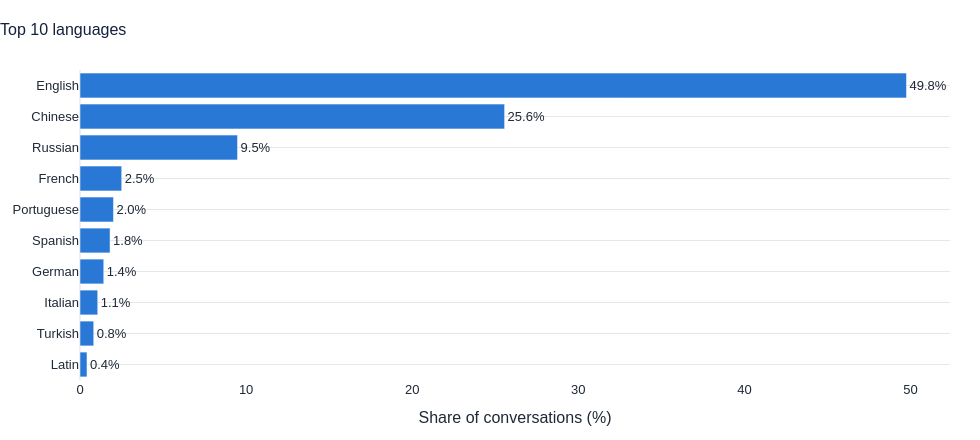
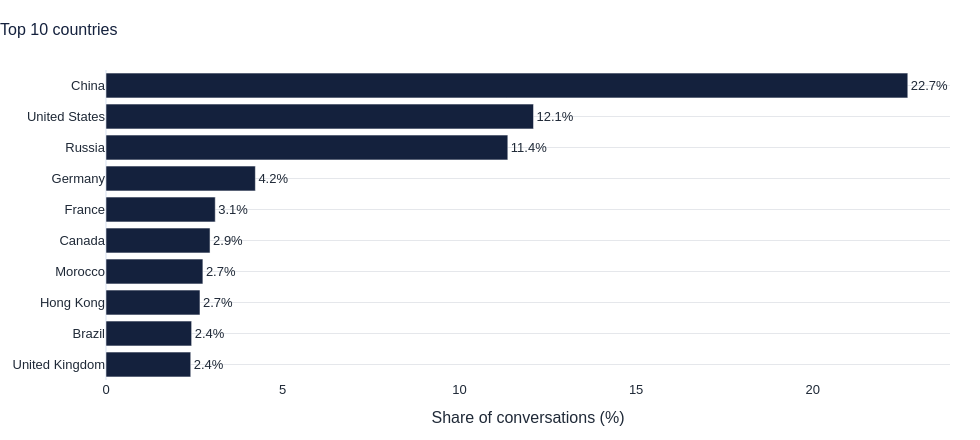

Notebook cell for these charts, in order:
### Markdown cell above
# 10. Language and country

### Code cell
lang = sql("select * from gold_language_mix limit 10")
fig = go.Figure(go.Bar(y=lang.language, x=100 * lang.share, orientation="h", marker_color=BLUE,
                       text=[pct(v) for v in lang.share], textposition="outside"))
fig.update_yaxes(autorange="reversed")
style(fig, "Top 10 languages", xtitle="Share of conversations (%)").show()

ctry = sql("select * from gold_country_mix limit 10")
fig = go.Figure(go.Bar(y=ctry.country, x=100 * ctry.share, orientation="h", marker_color=NAVY,
                       text=[pct(v) for v in ctry.share], textposition="outside"))
fig.update_yaxes(autorange="reversed")
style(fig, "Top 10 countries", xtitle="Share of conversations (%)").show()

n_lang = int(con.sql("select count(distinct language) from valid_conversations").fetchone()[0])
n_ctry = int(con.sql("select count(distinct country) from valid_conversations").fetchone()[0])
md(f"The logs hold {n_lang} languages and {n_ctry} countries. `{lang.language[0]}` leads with {pct(lang.share[0])}. "
   f"`{ctry.country[0]}` leads the countries with {pct(ctry.share[0])}. In plain words: the audience is international, and the top five countries hold {pct(ctry.share.head(5).sum(), 0)} of the traffic.")

### Figure 1 — Plotly figure (JSON) as saved in the notebook; plotly's stock layout.template omitted (floating-point values rounded to 4 significant figures)
{"data": [{"marker": {"color": "#2A78D6"}, "orientation": "h", "text": ["49.8%", "25.6%", "9.5%", "2.5%", "2.0%", "1.8%", "1.4%", "1.1%", "0.8%", "0.4%"], "textposition": "outside", "type": "bar", "x": [49.76, 25.56, 9.484, 2.511, 2.016, 1.809, 1.43, 1.068, 0.8268, 0.421], "y": ["English", "Chinese", "Russian", "French", "Portuguese", "Spanish", "German", "Italian", "Turkish", "Latin"]}], "layout": {"font": {"color": "#1F2937", "family": "Arial", "size": 13}, "height": 440, "legend": {"orientation": "h", "x": 0, "y": 1.12}, "margin": {"b": 60, "l": 70, "r": 30, "t": 70}, "title": {"font": {"color": "#14213D", "size": 16}, "text": "Top 10 languages", "x": 0}, "width": 980, "xaxis": {"showgrid": false, "title": {"text": "Share of conversations (%)"}}, "yaxis": {"autorange": "reversed", "gridcolor": "#E5E7EB", "title": {}, "zeroline": false}}}

### Figure 2 — Plotly figure (JSON) as saved in the notebook; plotly's stock layout.template omitted (floating-point values rounded to 4 significant figures)
{"data": [{"marker": {"color": "#14213D"}, "orientation": "h", "text": ["22.7%", "12.1%", "11.4%", "4.2%", "3.1%", "2.9%", "2.7%", "2.7%", "2.4%", "2.4%"], "textposition": "outside", "type": "bar", "x": [22.69, 12.1, 11.37, 4.227, 3.092, 2.943, 2.741, 2.659, 2.423, 2.398], "y": ["China", "United States", "Russia", "Germany", "France", "Canada", "Morocco", "Hong Kong", "Brazil", "United Kingdom"]}], "layout": {"font": {"color": "#1F2937", "family": "Arial", "size": 13}, "height": 440, "legend": {"orientation": "h", "x": 0, "y": 1.12}, "margin": {"b": 60, "l": 70, "r": 30, "t": 70}, "title": {"font": {"color": "#14213D", "size": 16}, "text": "Top 10 countries", "x": 0}, "width": 980, "xaxis": {"showgrid": false, "title": {"text": "Share of conversations (%)"}}, "yaxis": {"autorange": "reversed", "gridcolor": "#E5E7EB", "title": {}, "zeroline": false}}}
